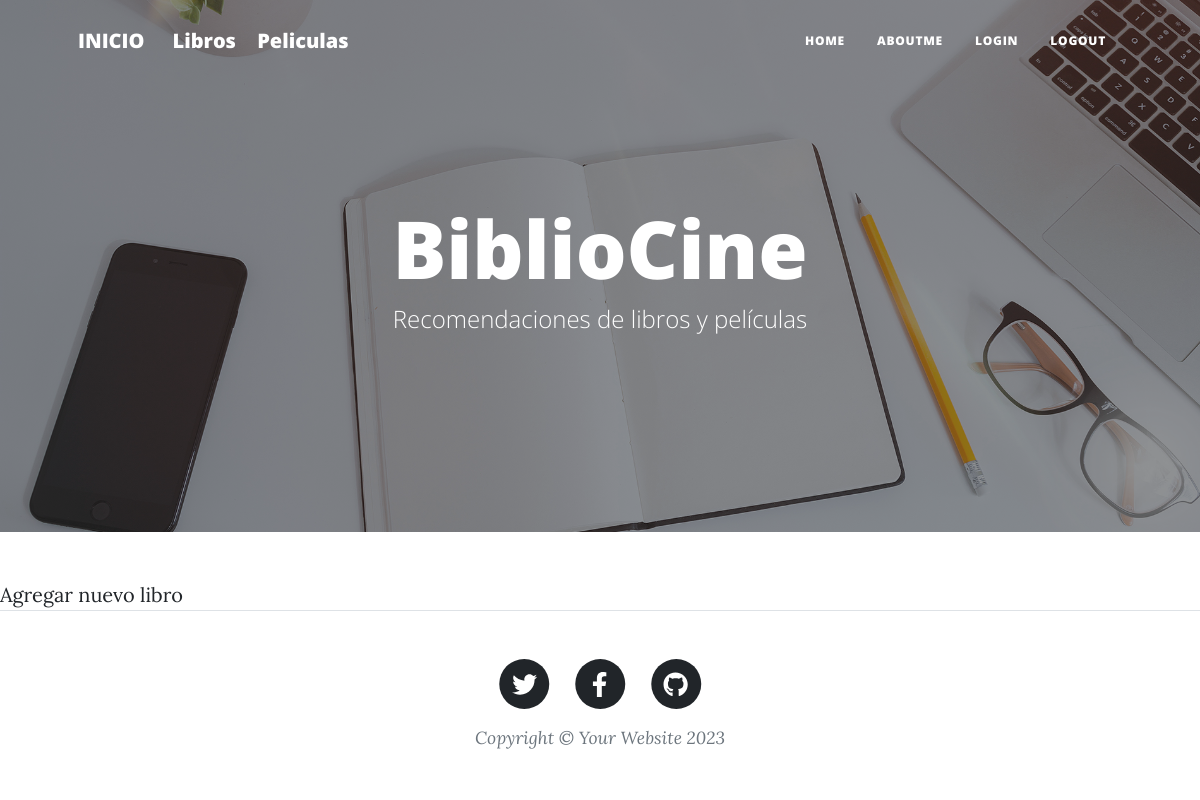
The app's page /AppBiblioCine/leerLibros/, older data.
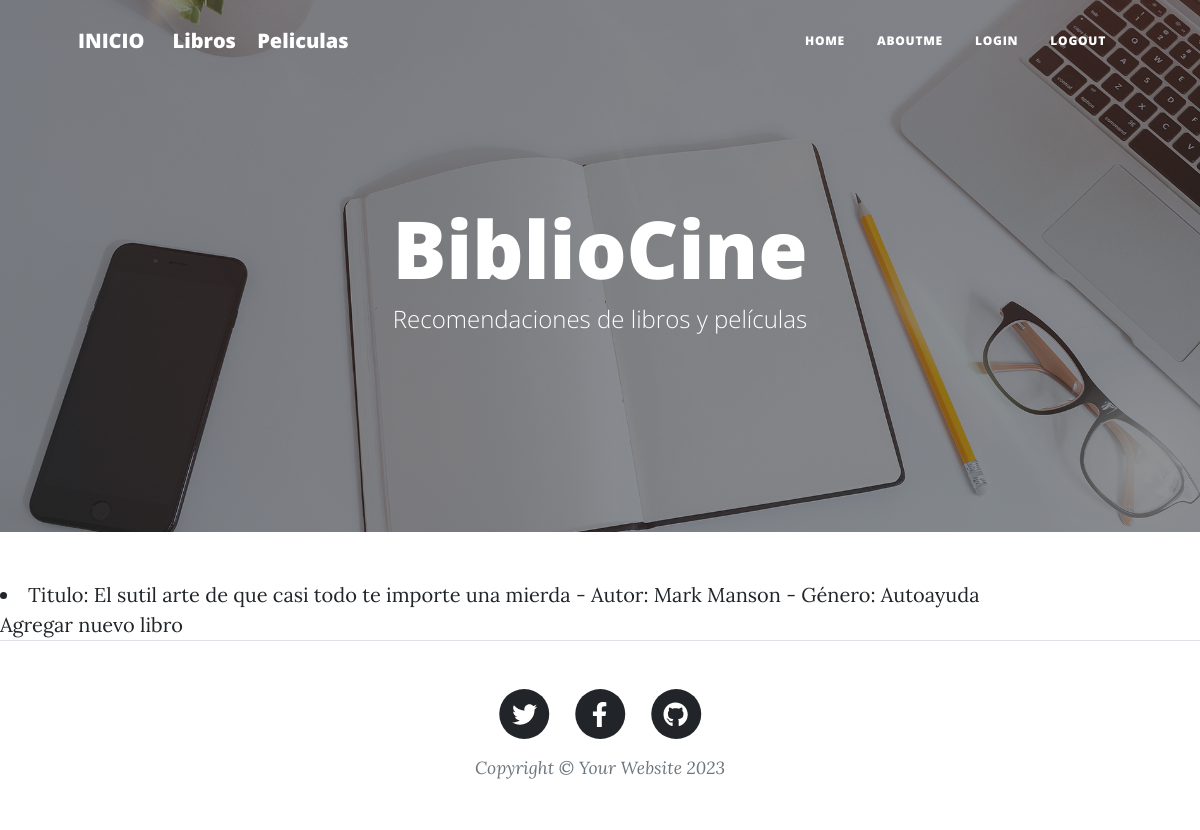
The same page, newer data.
### AppBiblioCine/models.py (models this page shows)
class Libro(models.Model):
    titulo = models.CharField(max_length=200)
    autor = models.CharField(max_length=100)
    año_publicacion = models.IntegerField()
    editorial = models.CharField(max_length=100)
    sinopsis = models.TextField()
    genero = models.CharField(max_length=150)
    idioma = models.CharField(max_length=50)
    portada = models.ImageField(upload_to='libros/')
    def __str__(self):
        return f"Titulo: {self.titulo} - Autor: {self.autor} - Género: {self.genero}"

### AppBiblioCine/views.py (the view)
# urls.py: path( 'leerLibros/', views.leerLibros, name='LeerLibros'),
def leerLibros(request):
    libros = Libro.objects.all()
    contexto = {"libros":libros}
    return render(request, "AppBiblioCine/leerLibros.html", contexto)

### AppBiblioCine/templates/AppBiblioCine/leerLibros.html (shortened to what this page needs)
{% extends 'AppBiblioCine/padre.html' %}
{% load static %}
{% block CAMBIOS %}
    <!DOCTYPE html>
    <html lang="en">
    <head>
    </head>
    <body>
        {% for l in libros %}
            <li>{{l}}</li>
        {% endfor %}
        <a href="{% url 'Libros' %}">Agregar nuevo libro</a>
    </body>
    </html>
{% endblock %}

### AppBiblioCine/templates/AppBiblioCine/padre.html (shortened to what this page needs)
<!DOCTYPE html>
<html lang="en">
    <head>
        {% load static %}
        <link href="{% static 'AppBiblioCine/css/styles.css' %}" rel="stylesheet" />
    </head>
    <body>
        <nav class="navbar navbar-expand-lg navbar-light" id="mainNav">
            <div class="container px-4 px-lg-5">
                <a class="navbar-brand" href="{% url 'Inicio' %}">INICIO</a>
                <div class="container">
                    <a class="navbar-brand" href="{% url 'Libros' %}">Libros</a>
                    <a class="navbar-brand" href="{% url 'Peliculas' %}">Peliculas</a>
                </div>
                <div class="collapse navbar-collapse" id="navbarResponsive">
                    <ul class="navbar-nav ms-auto py-4 py-lg-0">
                        <li class="nav-item"><a class="nav-link px-lg-3 py-3 py-lg-4" href="{% url 'Inicio' %}">Home</a></li>
                        <li class="nav-item"><a class="nav-link px-lg-3 py-3 py-lg-4" href="about.html">AboutMe</a></li>
                        {% if not request.user.is_authenticated %}
                            <li class="nav-item"><a class="nav-link px-lg-3 py-3 py-lg-4" href="{% url 'Login' %}">Login</a></li>
                        {% endif %}
                        <li class="nav-item"><a class="nav-link px-lg-3 py-3 py-lg-4" href="{% url 'Logout' %}">Logout</a></li>
                    </ul>
                </div>
            </div>
        </nav>
        <header class="masthead" style="background-image: url('assets/img/home-bg.jpg')">
            <div class="container position-relative px-4 px-lg-5">
                <div class="row gx-4 gx-lg-5 justify-content-center">
                    <div class="col-md-10 col-lg-8 col-xl-7">
                        <div class="site-heading">
                            <h1>BiblioCine</h1>
                            <span class="subheading">Recomendaciones de libros y películas</span>
                        </div>
                    </div>
                </div>
            </div>
        </header>
        {% block CAMBIOS %}
        {% endblock %}
        <footer class="border-top">
            <div class="container px-4 px-lg-5">
                <div class="row gx-4 gx-lg-5 justify-content-center">
                    <div class="col-md-10 col-lg-8 col-xl-7">
                        <ul class="list-inline text-center">
                            <li class="list-inline-item">
                                <a href="#!">
                                    <span class="fa-stack fa-lg">
                                        <i class="fas fa-circle fa-stack-2x"></i>
                                        <i class="fab fa-twitter fa-stack-1x fa-inverse"></i>
                                    </span>
                                </a>
                            </li>
                            <li class="list-inline-item">
                                <a href="#!">
                                    <span class="fa-stack fa-lg">
                                        <i class="fas fa-circle fa-stack-2x"></i>
                                        <i class="fab fa-facebook-f fa-stack-1x fa-inverse"></i>
                                    </span>
                                </a>
                            </li>
                            <li class="list-inline-item">
                                <a href="#!">
                                    <span class="fa-stack fa-lg">
                                        <i class="fas fa-circle fa-stack-2x"></i>
                                        <i class="fab fa-github fa-stack-1x fa-inverse"></i>
                                    </span>
                                </a>
                            </li>
                        </ul>
                        <div class="small text-center text-muted fst-italic">Copyright &copy; Your Website 2023</div>
                    </div>
                </div>
            </div>
        </footer>
    </body>
</html>

Row changes from the older to the newer data that the page shows:
added Libro: titulo+autor+genero "Titulo: El sutil arte de que casi todo te importe una mierda - Autor: Mark Manson - Género: Autoayuda"
